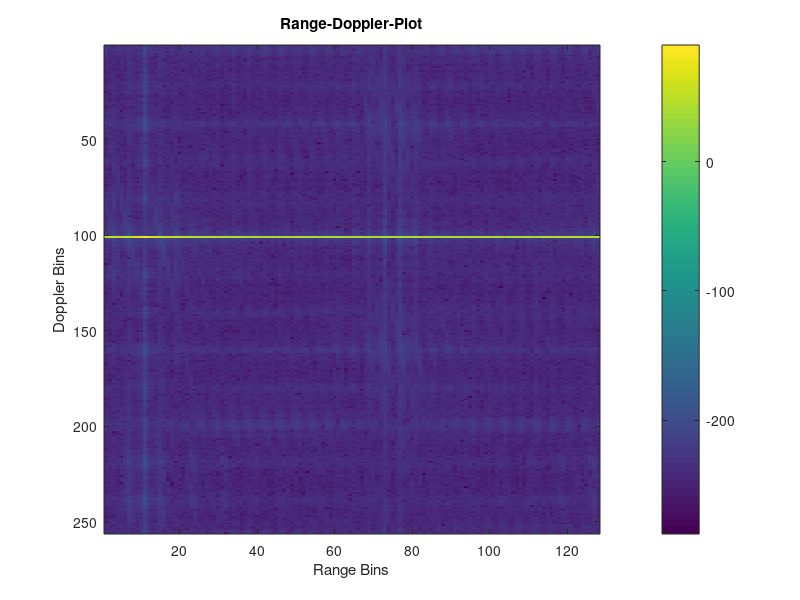

Source code (MATLAB):
%Script to analyze the 2D FFT in greater detail

%For an on-bin range signal (1D FFT of 256 points), the max magnitude of the signal would
%be 256 or 48 dB.
%For an on-bin range signal and on-bin Doppler signal the max magnitude of
%the 2D FFT of 128 points would be 256*128=32768



clc
clearvars
close all


N=256;  % Number of range bins
n=0:1:N-1;
k=100; % Range bin with signal. Whole number produces on-bin signal

% Phase due to doppler velocity
M=128         % Number of Doppler bins
j= 10.1;        % Doppler bin signal. Whole number produces on-bin signal
d=j*(2*pi)/M; % Delta phase from each Doppler bin (see analysis for this
              % spreadsheet MRR_MA_Rev1, chirp sub-sheet)
p1=pi/3;      % Initial phase. Can be arbitary phase


for m=1:1:128
   
    s(:,m)=exp(1i*2*pi*(k/N)*n + 1i*(p1+(m-1)*d));
    f(:,m)=fft(s(:,m));
    
end


%2D FFT

for m=1:1:256
    
    DopplerBins=f(m,:);
    
    f2(m,:)=fft(DopplerBins);
    
end



temp=20*log10(abs(f2));
image(temp,'CDataMapping','scaled')
colorbar
xlabel('Range Bins')
ylabel('Doppler Bins')
title('Range-Doppler-Plot')



